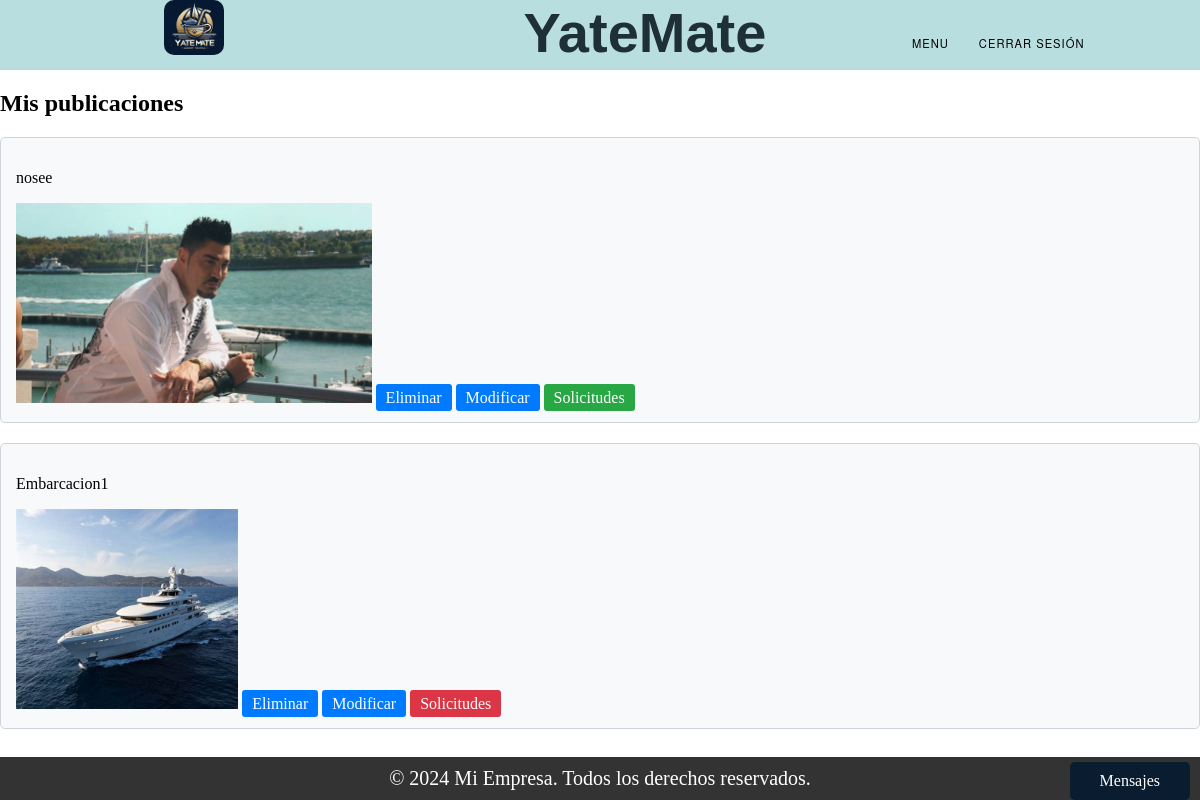
Before: /mis_publicaciones/ (signed in) with the older database file.
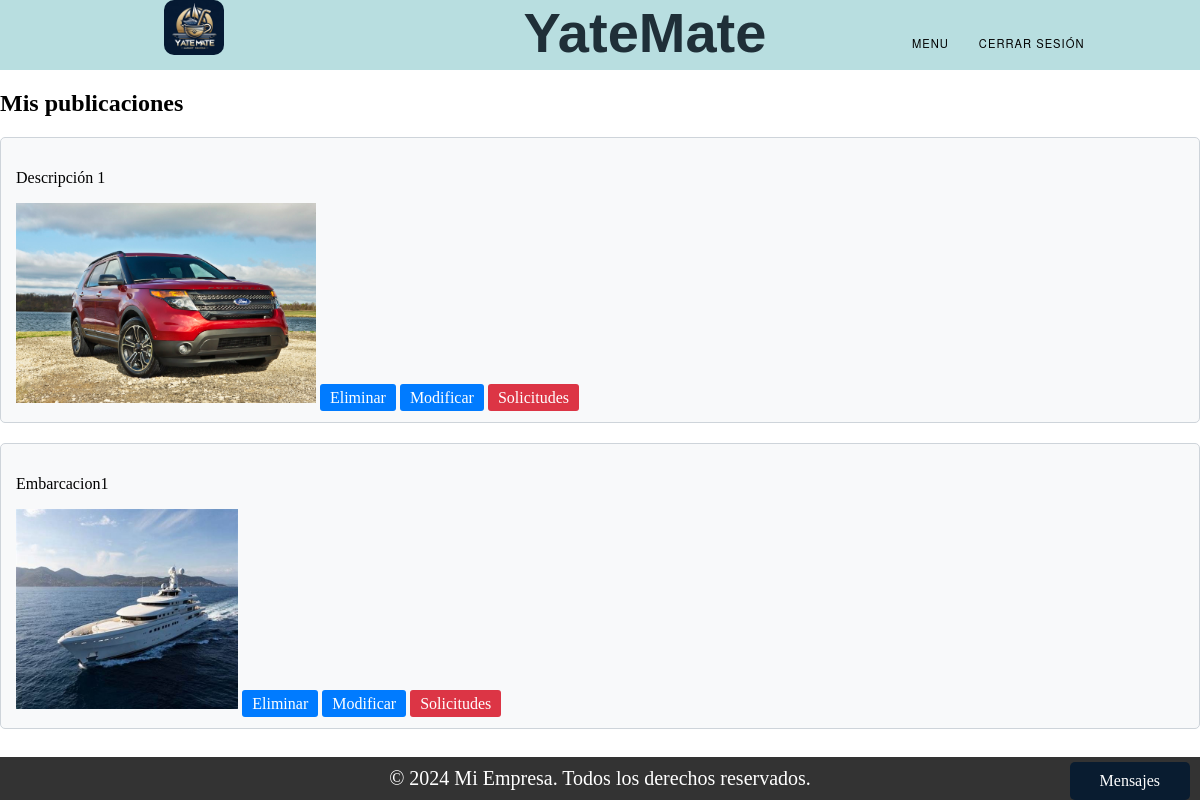
After: the same page with the newer database file.
### Trueque/models.py (models this page shows, shortened)
class Publicacion_ObjetoValioso(models.Model):
    ESTADO_CHOICES = (
        ('Vigente', 'Vigente'),
        ('Proceso', 'Proceso'),
        ('Finalizado', 'Finalizado'),
    )
    tipo = models.CharField(max_length=100)
    marca = models.CharField(max_length=100)
    descripcion = models.TextField()
    estado = models.CharField(max_length=50)
    dueño = models.ForeignKey(User, on_delete=models.SET_NULL, null=True)
    foto = models.ImageField(upload_to='static/img_o/')

class Publicacion_Embarcacion(models.Model):
    ESTADO_CHOICES = (
        ('Vigente', 'Vigente'),
        ('Proceso', 'Proceso'),
        ('Finalizado', 'Finalizado'),
    )
    embarcacion = models.ForeignKey(Embarcacion, on_delete=models.CASCADE)
    descripcion = models.TextField()
    estado = models.CharField(max_length=50)

### Register/models.py (models this page shows, shortened)
class Embarcacion(models.Model):
    TIPOS = (
        ('Velero', 'Velero'),
        ('Yate', 'Yate'),
        ('Lancha', 'Lancha'),
        ('Barco', 'Barco'),
    )
    eslora = models.FloatField()
    manga = models.FloatField()
    calado = models.FloatField()
    matricula = models.CharField(max_length=20, unique=True)
    nombre_fantasia = models.CharField(max_length=255)
    foto = models.ImageField(upload_to='static/img_b', null=True, blank=True)
    dueno = models.ForeignKey(User, on_delete=models.SET_NULL, null=True)
    tipo = models.CharField(max_length=20, choices=TIPOS)

### Trueque/views.py (the view)
# urls.py: path("mis_publicaciones/", views.mis_publicaciones, name="ver_mis_publicaciones"),
def mis_publicaciones(request):
    user_id = request.session['user_id']
    objetos = Publicacion_ObjetoValioso.objects.filter(dueño=user_id)
    embarcaciones = Publicacion_Embarcacion.objects.filter(embarcacion__dueno_id=user_id)
    objetos_con_solicitudes = []
    embarcaciones_con_solicitudes = []
    for objeto in objetos:
        tiene_solicitudes = Solicitud_ObjetosValiosos.objects.filter(publicacion=objeto).exists()
        if tiene_solicitudes:
            objetos_con_solicitudes.append(objeto.id)
    for embarcacion in embarcaciones:
        tiene_solicitudes = Solicitud_Embarcaciones.objects.filter(publicacion=embarcacion).exists()
        if tiene_solicitudes:
            embarcaciones_con_solicitudes.append(embarcacion.id)
    return render(request, "ver_mis_publicaciones.html", {
        'objetos': objetos,
        'embarcaciones': embarcaciones,
        'objetos_con_solicitudes': objetos_con_solicitudes,
        'embarcaciones_con_solicitudes': embarcaciones_con_solicitudes,
    })

### Trueque/context_processors.py (called while the page is built)
def conversaciones_usuario(request):
    user_id = request.session.get('user_id')
    if user_id:
        conversaciones = Conversacion.objects.filter(Q(dueño_publicacion=user_id) | Q(solicitante=user_id))
        return {'conversaciones_usuario': conversaciones}
    else:
        return {'conversaciones_usuario': []}

### Trueque/templates/ver_mis_publicaciones.html (shortened to what this page needs)
{% extends "base.html" %}
{% load static %}
{% block content %}
{% if objetos or embarcaciones %}
    {% if objetos %}
    <h2>Mis publicaciones</h2>
        {% for objeto in objetos %}
            <div class="card">
                <p>{{ objeto.descripcion|truncatechars:70 }}</p>
                {% if objeto.foto %}
                <img src="{{ objeto.foto.url }}" alt="" class="img-fluid"  style="max-width: 80%; max-height: 200px;">
                {% endif %}
                <a href={% url 'eliminar_objeto' objeto.id %} class="btn btn-card">Eliminar</a>
                <a href="#" class="btn btn-card">Modificar</a>
                {% if objeto.id in objetos_con_solicitudes %}
                    <a href={% url 'solicitudes_trueque_objeto' objeto.id %} class="btn btn-cardVerde" >Solicitudes</a>
                {% else %}
                    <a class="btn btn-cardRojo">Solicitudes</a>
                {% endif %}
            </div>
        {% endfor %}
    {% endif %}
    {% if embarcaciones %}
        {% for embarcacion in embarcaciones %}
            <div class="card">
                <p>{{ embarcacion.embarcacion.nombre_fantasia|truncatechars:70 }}</p>
                {% if embarcacion.embarcacion.foto %}
                <img src="{{ embarcacion.embarcacion.foto.url }}" alt="Foto de la embarcación" class="img-fluid"style="max-width: 80%; max-height: 200px;">
                {% endif %}
                <a href={% url 'eliminar_embarcacion' embarcacion.id %} class="btn btn-card">Eliminar</a>
                <a href="#" class="btn btn-card">Modificar</a>
                {% if embarcacion.id in embarcaciones_con_solicitudes %}
                    <a href={% url 'solicitudes_trueque_embarcacion' embarcacion.id %} class='btn btn-cardVerde'>Solicitudes</a>
                {% else %}
                    <a class="btn btn-cardRojo">Solicitudes</a>
                {% endif %}
            </div>
        {% endfor %}
    {% endif %}
{% else %}
    <p>Usted no cuenta con ninguna publicación.</p>
{% endif %}
{% endblock %}

### templates/base.html (shortened to what this page needs)
<!DOCTYPE html>
<html lang="es">
<head>
<link rel="stylesheet" href="styles.css">
</head>
<body>
{% include "partials/header.html" %}
{% block content %}{% endblock %}
{% include "partials/footer.html" %}
{% if request.session.user_type == 'Usuario' or request.session.user_type == 'Cliente' %}
        {% include 'partials/messages_bar.html' %}
{% endif %}
</body>
</html>

### templates/partials/header.html (shortened to what this page needs)
{% load static %}
<!DOCTYPE html>
<html lang="es">
<head>
<link rel="stylesheet" type="text/css" href="{% static 'css/styles.css' %}">
</head>
<body>
<header class="header1">
  <div class="navegacion">
    <div id="box-img">
      <img src="{% static 'img/iconY.jpg' %}" alt="Logo" >
    </div>
    <div class="titulo-cli">
      <h1>YateMate</h1>
    </div>
    <nav id="menu">
      <div id="div-nav">
        <ul>
          <li>
            <a href="#">Menu</a>
          </li>
          {% if request.session.user_id %}
            <li><a href="http://127.0.0.1:8000/login/logout">Cerrar sesión</a></li>
          {% else %}
            <li><a href="http://127.0.0.1:8000/login/">Iniciar sesión</a></li>
            <li><a href="http://127.0.0.1:8000/register/">Registrarse</a></li>
          {% endif %}
        </ul>
      </div>
    </nav>
  </div>
</header>
</body>
</html>

### templates/partials/footer.html (shortened to what this page needs)
<!DOCTYPE html>
<html lang="es">
<head>
</head>
<body>
<footer>
    <div class="container">
        <p>&copy; 2024 Mi Empresa. Todos los derechos reservados.</p>
    </div>
</footer>
</body>
</html>

### templates/partials/messages_bar.html (shortened to what this page needs)
<!DOCTYPE html>
<html lang="en">
<head>
</head>
<body>
<div class="mensaje-bar">Mensajes</div>
</body>
</html>

### static/css/styles.css (style rules this page uses)
body { margin: 0; padding: 0; }
.header1 { background-color: #b8dee0; width: 100%; height:70px; }
.navegacion { display: flex; align-items: flex-start; justify-content: flex-start; }
.titulo-cli { display: flex; align-items: flex-start; justify-content: flex-start; margin-left:140px; }
.titulo-cli h1 { font-family: 'Alumni Sans Pinstripe', sans-serif; font-size: 3.5rem; font-weight: 800; margin: 0 ; color: #1f2f38; }
#menu { display: flex; align-items: center; flex-direction: row; margin-top: 20px; width: 100%; height: 100%; margin-left: 50px; justify-content: center; }
#menu ul { list-style:none; margin:0; padding:0; }
#menu ul li { background-color:#b8dee0;; }
#menu ul a { display:block; color:black; text-decoration:none; font-weight:400; font-size:0.7rem; padding:6px; font-family:"HelveticaNeue", "Helvetica Neue", Helvetica, Arial, sans-serif; text-transform:uppercase; letter-spacing:1px; }
#menu ul li { position:relative; float:left; margin:0; padding:0; }
#box-img { display: flex; width: 100%; height: 100%; align-items: center; justify-content: center; }
#box-img img { width: 60px; height: 60px; border-radius: 10px; margin-left: 5px; margin-top: 4px; }
ul { list-style: none; }
li { list-style: none; }
.container { display: flex; width: 100%; height: 100%; align-items:center; justify-content: center; margin-top: 100px; margin-bottom: 100px; }

### templates/partials/header.html (style rules this page uses)
.header1 { position: relative; z-index: 1000; }
.navegacion { display: flex; justify-content: space-between; align-items: center; }
#menu { position: relative; }
#menu ul { list-style: none; padding: 0; margin: 0; }
#menu ul li { position: relative; display: inline-block; margin-right: 10px; }
#menu ul li a { text-decoration: none; padding: 10px; display: block; }
#box-img img { max-height: 55px; margin-top: -10px; }

### Trueque/templates/ver_mis_publicaciones.html (style rules this page uses)
.card { background-color: #f8f9fa; border: 1px solid #ced4da; border-radius: 5px; margin-bottom: 20px; padding: 15px; }
.btn-card { background-color: #007bff; color: #fff; padding: 5px 10px; text-decoration: none; border-radius: 3px; }
.btn-cardRojo { background-color: #dc3545; color: #fff; padding: 5px 10px; text-decoration: none; border-radius: 3px; }

### templates/partials/footer.html (style rules this page uses)
footer { background-color: #333; color: #fff; padding: 10px 0; text-align: center; position: fixed; bottom: 0; width: 100%; }
.container { padding: 0; margin: 0; }
footer p { margin: 0; font-size: 20px; }
.mensaje-bar { position: fixed; bottom: 0px; right: 10px; background-color: #091c30; color: #fff; padding: 10px 30px;; border-radius: 5px; cursor: pointer; z-index: 1000; }

### templates/partials/messages_bar.html (style rules this page uses)
.mensaje-bar { position: fixed; bottom: 0px; right: 10px; background-color: #091c30; color: #fff; padding: 10px 30px; border-radius: 5px; cursor: pointer; z-index: 1000; }

Changed rows visible on the page:
removed Publicacion_ObjetoValioso: descripcion "nosee", foto (picture), shows "Solicitudes"
added Publicacion_ObjetoValioso: descripcion "Descripción 1", foto (picture), shows "Solicitudes"
